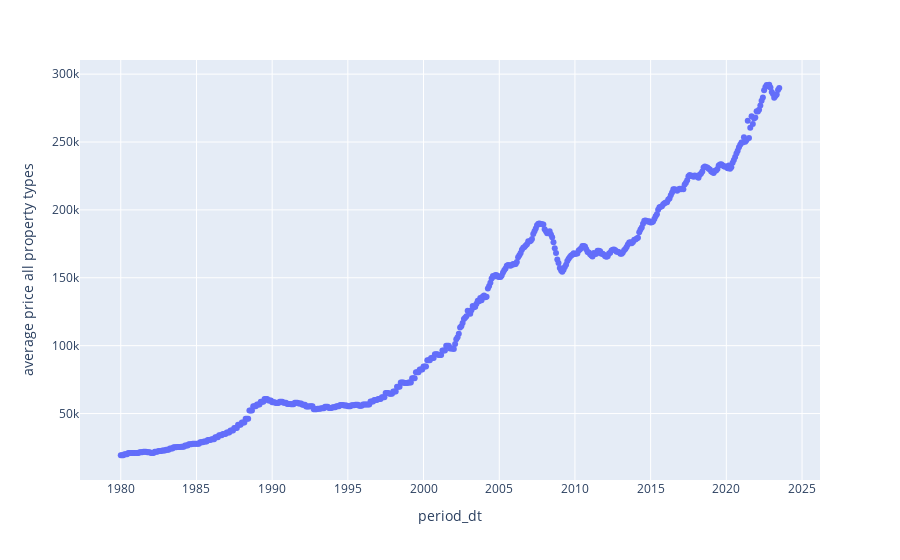

Source (notebook cell):
### Code cell
df['period_dt'] = pd.to_datetime(df['period'], format="%Y-%m", errors='coerce')

price_over_time = px.scatter(df,
								x="period_dt",
								y="average price all property types")

price_over_time.show()

### Figure 1 — Plotly figure (JSON) as saved in the notebook; plotly's stock layout.template omitted (floating-point values rounded to 4 significant figures; data arrays with more than 128 entries replaced by an {"elided": "..."} marker saying what was removed)
{"data": [{"hovertemplate": "period_dt=%{x}<br>average price all property types=%{y}<extra></extra>", "legendgroup": "", "marker": {"color": "#636efa", "symbol": "circle"}, "mode": "markers", "name": "", "orientation": "v", "showlegend": false, "type": "scatter", "x": {"elided": "523 str values"}, "xaxis": "x", "y": {"elided": "523 int values"}, "yaxis": "y"}], "layout": {"legend": {"tracegroupgap": 0}, "margin": {"t": 60}, "xaxis": {"anchor": "y", "domain": [0, 1], "title": {"text": "period_dt"}}, "yaxis": {"anchor": "x", "domain": [0, 1], "title": {"text": "average price all property types"}}}}
